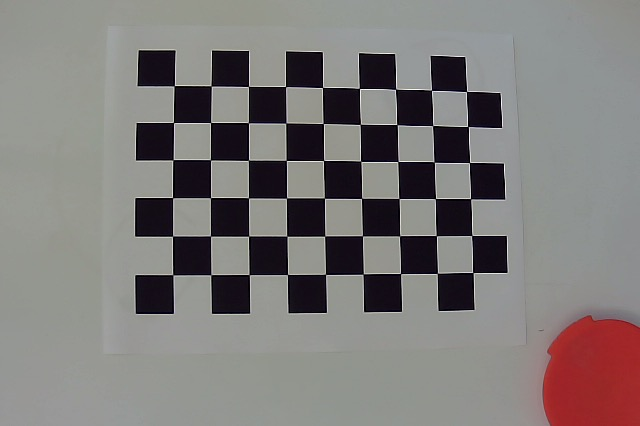
#> input picture resources/board3.jpg, 640 x 426 px
$ python -i shape_detection.py   (imports and definitions only)   (older library calls are emulated)
#> lines starting #> are read from the running program, lines starting #| are printed output that depends on the picture; after the words box and inside, x2 and y2 are one past the last pixel; in counts of white or black regions, pixels touching at a corner belong together
import cv2
import numpy as np
import os

####################################################
###   detect circular start / end region        ####
####################################################
# [27 lines left out: function detect_circle, not called in this run]

####################################################
### find rectangular obstacles, return vertices ####
####################################################
def detect_obstacles(img_name):
#> called with img_name = 'resources/board3.jpg'
    img2 = cv2.imread(img_name)
#> img2 is the input picture: shape (426, 640, 3); mean B, G, R 121.5, 122.9, 126.6
    print(img_name)

    output = img2.copy()
    gray = cv2.cvtColor(img2, cv2.COLOR_BGR2GRAY)
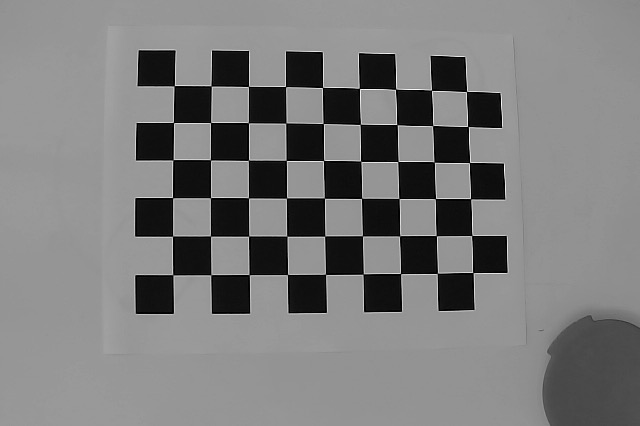
#> gray: shape (426, 640); min 0, max 252, mean 123.8
    gray = cv2.bilateralFilter(gray, 11, 17, 17)
    edged = cv2.Canny(gray, 30, 200)
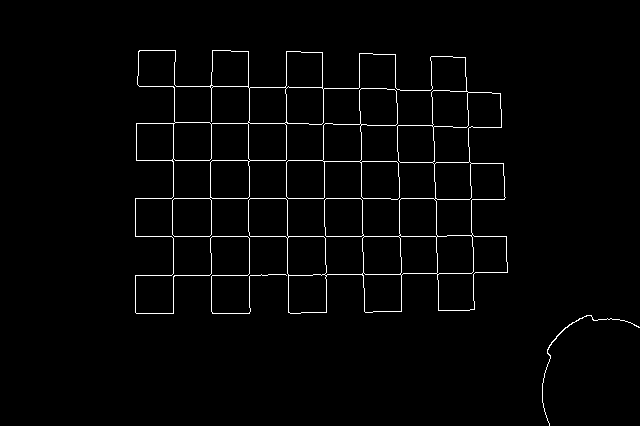
#> edged: shape (426, 640); 1.9% white in thin lines or dots, all inside (x1, y1, x2, y2) = (135, 50, 640, 426)

    # find contours in the edged image, keep only the largest
    # ones, and initialize our screen contour
    contours, hierarchy = cv2.findContours(edged.copy(), cv2.RETR_TREE, cv2.CHAIN_APPROX_SIMPLE)
#> contours = 33 contours, 1 with area under 20; largest, box (x1, y1, x2, y2) and area: (135, 50, 508, 314) 40529, (286, 88, 400, 200) 5594, (137, 50, 250, 125) 4047, (437, 234, 508, 311) 2520, (434, 163, 506, 237) 2474
    contours = sorted(contours, key = cv2.contourArea, reverse = True)[:10]
#> contours = 10 contours; largest, box (x1, y1, x2, y2) and area: (135, 50, 508, 314) 40529, (286, 88, 400, 200) 5594, (137, 50, 250, 125) 4047, (437, 234, 508, 311) 2520, (434, 163, 506, 237) 2474
    rectangles = []

    # loop over our contours
    for c in contours:
        # approximate the contour
        peri = cv2.arcLength(c, True)
        print("c:, ", c, " peri:  ", peri)
        approx = cv2.approxPolyDP(c, 0.02 * peri, True)

        # if our approximated contour has four points, then
        # we can assume that we have found our screen
        if len(approx) == 4:
            cv2.drawContours(output, [approx], -1, (0, 128, 255), 3)
            rectangles.append(approx)
#> this loop made 10 passes
#> peri on passes 1 to 6: 4706.6, 585.7, 431.1, 286.9, 282.9, 279.7
#> (peri, approx) on passes 7 to 10: (154.1, [[250, 198], [287, 200], [287, 238], [249, 235]]), (149.3, [[174, 198], [211, 200], [209, 236], [172, 234]]), (151, [[289, 236], [325, 238], [324, 274], [287, 273]]), (149.3, [[212, 160], [248, 161], [247, 198], [210, 196]])
#> (printed output is left out)
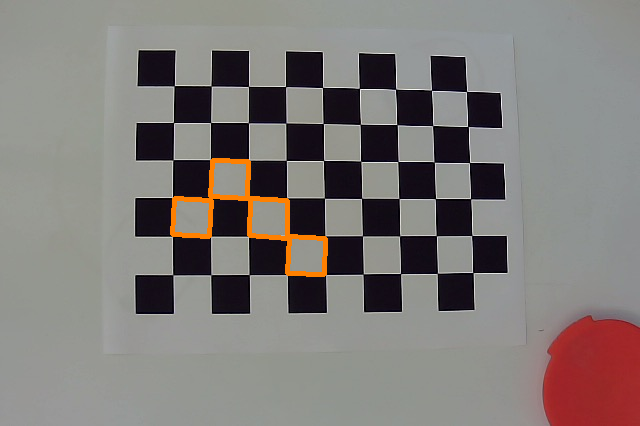
#> output: shape (426, 640, 3); 1.05% of pixels changed, all inside (x1, y1, x2, y2) = (170, 158, 328, 277)
#> after the loop, rectangles = 4 contours; box (x1, y1, x2, y2) and area: (249, 198, 288, 239) 1408, (172, 198, 212, 237) 1336, (287, 236, 326, 275) 1334, (210, 160, 249, 199) 1334
##    cv2.imshow("Game Boy Screen", img2)
##    cv2.waitKey(0)
    #plt.imsave("detected_obstacles.png", np.hstack([img2, output]))

    print(len(rectangles))
    return rectangles


#########################################################
###   detect circle / obstacles in the table region  ####
#########################################################

# [66 lines left out: function detectShapesInTable, not called in this run]

>>> result = detect_obstacles('resources/board3.jpg')
#> result has the same summary as rectangles in detect_obstacles
